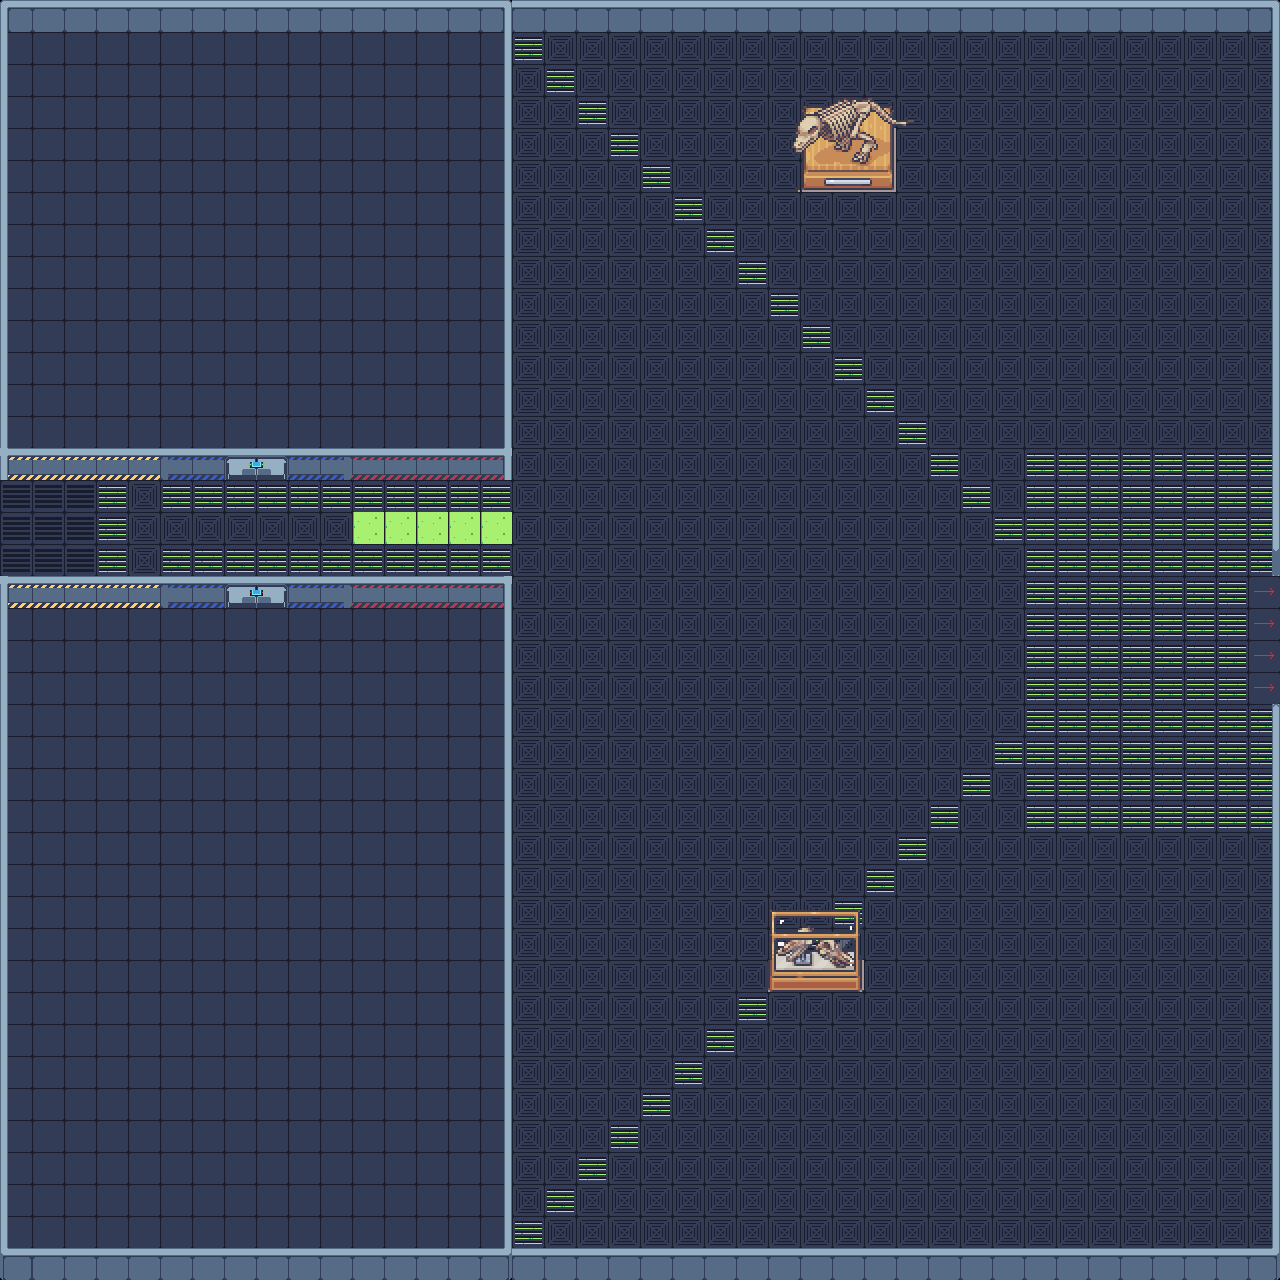

Tiled map render using the project's own tile images. Description and the map definition, with tile-layer contents summarised, below:
An orthogonal 40x40 tile map with 32x32 px tiles, 3 tile layers (Boden, Wände, ItemsAndProps), 3 tilesets and 296 objects (151x indoor_light, 96x node, 6x armor, 2x machinegun, 2x shotgun, ...).

<map version="1.10" tiledversion="1.11.0" orientation="orthogonal" renderorder="right-down" width="40" height="40" tilewidth="32" tileheight="32" infinite="0" nextlayerid="26" nextobjectid="515">
 <tileset firstgid="1" source="../TileSheets/tileset_1.tsx" />
 <tileset firstgid="852" source="../TileSheets/ItemsAndProps.tsx" />
 <tileset firstgid="1380" source="../TileSheets/MansionTileSets/Art_1.tsx" />
 <layer id="2" name="Boden" width="40" height="40">
  <data>[1600 cells, 1512 non-empty, 8 distinct tile ids]</data>
 </layer>
 <layer id="1" name="Wände" width="40" height="40">
  <data>[1600 cells, 212 non-empty, 13 distinct tile ids]</data>
 </layer>
 <layer id="14" name="ItemsAndProps" width="40" height="40">
  <data>[1600 cells, 61 non-empty, 37 distinct tile ids]</data>
 </layer>
 <objectgroup id="25" name="Hulls" visible="0">
  <object id="309" x="0" y="448" width="225" height="8" />
  <object id="310" x="288" y="448" width="224" height="8" />
  <object id="311" x="0" y="576" width="512" height="9" />
  <object id="312" x="0" y="585" width="8" height="663" />
  <object id="314" x="0" y="1248" width="1272" height="8" />
  <object id="315" x="1272" y="704" width="8" height="552" />
  <object id="316" x="1316" y="1257" width="1" />
  <object id="317" x="1272" y="8" width="8" height="544" />
  <object id="318" x="0" y="0" width="1280" height="8" />
  <object id="319" x="0" y="8" width="8" height="440" />
  <object id="320" x="504" y="585" width="8" height="663" />
  <object id="321" x="504" y="8" width="8" height="440" />
 </objectgroup>
 <objectgroup id="3" name="Kollision">
  <object id="102" x="-0.5" y="448.5" width="226.5" height="32" />
  <object id="103" x="0" y="577" width="225.5" height="29.5" />
  <object id="104" x="288" y="449" width="223" height="30.5" />
  <object id="105" x="289" y="577" width="219" height="30" />
  <object id="108" x="504" y="1.33333" width="8" height="448.667" />
  <object id="109" x="504" y="607" width="8" height="671" />
  <object id="110" x="-1" y="608" width="11" height="674" />
  <object id="111" x="-4" y="-6" width="12" height="461" />
  <object id="113" x="6" y="-5" width="504" height="36" />
  <object id="114" x="507" y="-6" width="771" height="38" />
  <object id="115" x="1270" y="31" width="36" height="544" />
  <object id="118" x="1274" y="703" width="21" height="572" />
  <object id="119" x="513" y="1247" width="766" height="29" />
  <object id="120" x="0" y="1250" width="517" height="26" />
  <object id="121" x="2" y="481" width="6" height="96" />
  <object id="136" x="1288" y="538" width="48" height="202" visible="0" />
  <object id="513" x="802.667" y="101.333" width="88" height="88" />
  <object id="514" x="772" y="910.667" width="86.6667" height="80" />
 </objectgroup>
 <objectgroup id="9" name="Navmesh" visible="0">
  <object id="133" x="6" y="16">
   <polygon points="19.6,28.8 480.4,28.8 480.4,419.2 262.8,419.2 262.8,476.8 525.2,476.8 525.2,28.8 1248.4,28.8 1248.4,1212.8 525.2,1212.8 525.2,540.8 262.8,540.8 262.8,604.8 480.4,604.8 484.982,1222.54 13.2,1219.2 26,604.8 237.2,604.8 237.2,540.8 211.6,540.8 211.6,476.8 237.2,476.8 237.2,419.2 19.6,419.2" />
  </object>
 </objectgroup>
 <objectgroup id="17" name="Waypoints" visible="0">
  <object id="181" template="../Objects/Nodes/Node.tx" type="node" x="811.945" y="394.892" />
  <object id="182" template="../Objects/Nodes/Node.tx" type="node" x="696.92" y="726.301" />
  <object id="183" template="../Objects/Nodes/Node.tx" type="node" x="283.657" y="308.033" />
  <object id="184" template="../Objects/Nodes/Node.tx" type="node" x="94.2973" y="269.62" />
  <object id="185" template="../Objects/Nodes/Node.tx" type="node" x="394.46" y="343.49" />
  <object id="186" template="../Objects/Nodes/Node.tx" type="node" x="352.355" y="664.82" />
  <object id="187" template="../Objects/Nodes/Node.tx" type="node" x="210.526" y="737.95" />
  <object id="188" template="../Objects/Nodes/Node.tx" type="node" x="81.9945" y="862.05" />
  <object id="189" template="../Objects/Nodes/Node.tx" type="node" x="161.773" y="1105.82" />
  <object id="190" template="../Objects/Nodes/Node.tx" type="node" x="372.299" y="853.186" />
  <object id="191" template="../Objects/Nodes/Node.tx" type="node" x="421.053" y="970.637" />
  <object id="192" template="../Objects/Nodes/Node.tx" type="node" x="831.044" y="905.61" />
  <object id="193" template="../Objects/Nodes/Node.tx" type="node" x="1088.21" y="864.499" />
  <object id="194" template="../Objects/Nodes/Node.tx" type="node" x="1124.87" y="807.128" />
  <object id="195" template="../Objects/Nodes/Node.tx" type="node" x="1061.5" y="303.601" />
  <object id="196" template="../Objects/Nodes/Node.tx" type="node" x="299.169" y="746.814" />
  <object id="197" template="../Objects/Nodes/Node.tx" type="node" x="245.983" y="795.568" />
  <object id="198" template="../Objects/Nodes/Node.tx" type="node" x="407.756" y="702.493" />
  <object id="199" template="../Objects/Nodes/Node.tx" type="node" x="445.429" y="804.432" />
  <object id="200" template="../Objects/Nodes/Node.tx" type="node" x="381.163" y="884.211" />
  <object id="201" template="../Objects/Nodes/Node.tx" type="node" x="332.41" y="944.044" />
  <object id="202" template="../Objects/Nodes/Node.tx" type="node" x="186.15" y="877.562" />
  <object id="203" template="../Objects/Nodes/Node.tx" type="node" x="139.612" y="961.773" />
  <object id="204" template="../Objects/Nodes/Node.tx" type="node" x="279.224" y="1090.3" />
  <object id="205" template="../Objects/Nodes/Node.tx" type="node" x="121.884" y="1165.65" />
  <object id="206" template="../Objects/Nodes/Node.tx" type="node" x="64.2659" y="972.853" />
  <object id="207" template="../Objects/Nodes/Node.tx" type="node" x="130.748" y="722.438" />
  <object id="208" template="../Objects/Nodes/Node.tx" type="node" x="308.033" y="1125.76" />
  <object id="209" template="../Objects/Nodes/Node.tx" type="node" x="237.119" y="403.324" />
  <object id="210" template="../Objects/Nodes/Node.tx" type="node" x="323.546" y="398.892" />
  <object id="211" template="../Objects/Nodes/Node.tx" type="node" x="416.62" y="119.668" />
  <object id="212" template="../Objects/Nodes/Node.tx" type="node" x="160.909" y="124.235" />
  <object id="213" template="../Objects/Nodes/Node.tx" type="node" x="104.155" y="383.38" />
  <object id="214" template="../Objects/Nodes/Node.tx" type="node" x="376.731" y="141.828" />
  <object id="215" template="../Objects/Nodes/Node.tx" type="node" x="427.078" y="216.582" />
  <object id="216" template="../Objects/Nodes/Node.tx" type="node" x="767.191" y="416.731" />
  <object id="217" template="../Objects/Nodes/Node.tx" type="node" x="1170.08" y="390.028" />
  <object id="218" template="../Objects/Nodes/Node.tx" type="node" x="698.777" y="629.322" />
  <object id="219" template="../Objects/Nodes/Node.tx" type="node" x="1090.3" y="121.884" />
  <object id="220" template="../Objects/Nodes/Node.tx" type="node" x="935.18" y="265.928" />
  <object id="221" template="../Objects/Nodes/Node.tx" type="node" x="698.363" y="581.983" />
  <object id="222" template="../Objects/Nodes/Node.tx" type="node" x="757.895" y="498.615" />
  <object id="223" template="../Objects/Nodes/Node.tx" type="node" x="1113.95" y="334.634" />
  <object id="224" template="../Objects/Nodes/Node.tx" type="node" x="1210.23" y="564.964" />
  <object id="225" template="../Objects/Nodes/Node.tx" type="node" x="1191.37" y="471.357" />
  </objectgroup>
 <objectgroup id="15" name="ExitPoint" visible="0">
  <!-- 169 objects omitted --></objectgroup>
 <objectgroup id="24" name="CheckPoint" visible="0">
  <!-- 168 objects omitted --></objectgroup>
 <objectgroup id="12" name="Entitys">
  <!-- 167 objects omitted --></objectgroup>
</map>
<!-- 220 of 296 objects omitted -->
